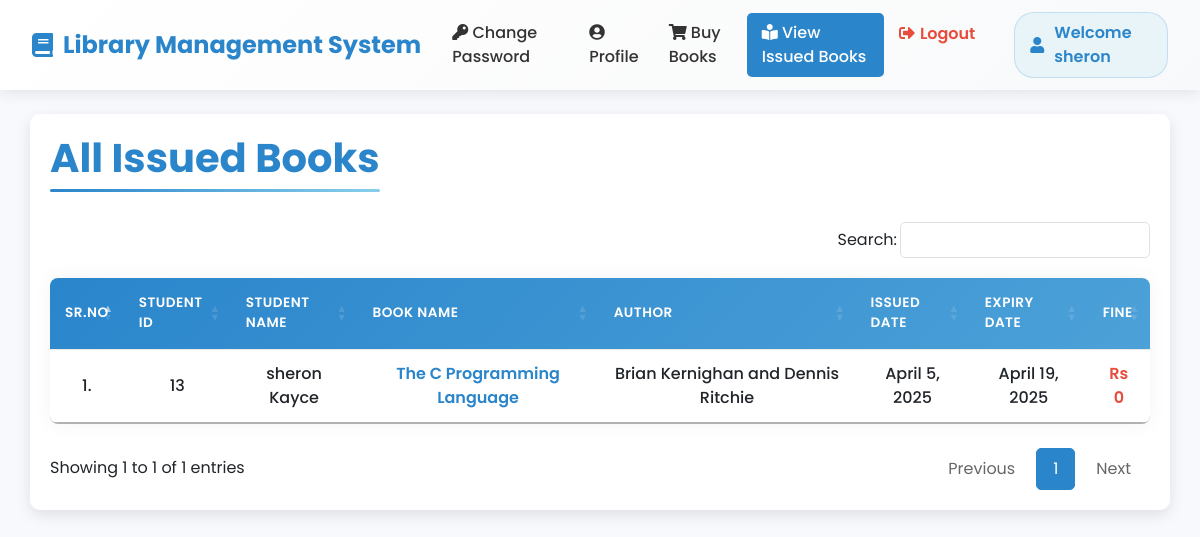
The page /student_issued_books/ (signed in) on the database its author committed.
### library/models.py (models this page shows, shortened)
class Book(models.Model):
    name = models.CharField(max_length=200)
    author = models.CharField(max_length=200)
    isbn = models.PositiveIntegerField()
    category = models.CharField(max_length=50)

class IssuedBook(models.Model):
    student_id = models.CharField(max_length=100, blank=True)
    isbn = models.CharField(max_length=13)
    issued_date = models.DateField(auto_now=True)
    expiry_date = models.DateField(default=expiry)

### library/views.py (the view)
# urls.py: path("student_issued_books/", views.student_issued_books, name="student_issued_books"),
@login_required(login_url = '/student_login')
def student_issued_books(request):
    student = Student.objects.filter(user_id=request.user.id)
    issuedBooks = IssuedBook.objects.filter(student_id=student[0].user_id)
    li1 = []
    li2 = []
    for i in issuedBooks:
        books = Book.objects.filter(isbn=i.isbn)
        for book in books:
            t=(request.user.id, request.user.get_full_name, book.name,book.author)
            li1.append(t)
        days=(date.today()-i.issued_date)
        d=days.days
        fine=0
        if d>15:
            day=d-14
            fine=day*5
        t=(issuedBooks[0].issued_date, issuedBooks[0].expiry_date, fine)
        li2.append(t)
    return render(request,'student_issued_books.html',{'li1':li1, 'li2':li2})

### library/templates/student_issued_books.html (shortened to what this page needs)
{% extends 'student_navbar.html' %}
{% load static %}
{% block body %}
<div class="container mt-4">
    <h1 class="text-center page-title"><u>All Issued Books</u></h1>
    <table class="table table-hover" id="example">
        <thead>
            <tr class="text-center">
                <th>Sr.No</th>
                <th>Student ID</th>
                <th>Student Name</th>
                <th>Book Name</th>
                <th>Author</th>
                <th>Issued Date</th>
                <th>Expiry Date</th>
                <th>Fine</th>
            </tr>
        </thead>
        <tbody>
            {% for i in li1 %}
            <tr class="text-center">
                <td>{{forloop.counter}}.</td>
                <td>{{i.0}}</td>
                <td>{{i.1}}</td>
                <td>{{i.2}}</td>
                <td>{{i.3}}</td>
                {% endfor %}
                {% for i in li2 %}
                <td>{{i.0}}</td>
                <td>{{i.1}}</td>
                <td>Rs {{i.2}}</td>
            </tr>
            {% endfor %}
        </tbody>
    </table>
    </div>
{% endblock %}

### library/templates/student_navbar.html (shortened to what this page needs)
<!doctype html>
<html lang="en">
  <head>
    <link href="https://cdn.jsdelivr.net/npm/bootstrap@5.1.0/dist/css/bootstrap.min.css" rel="stylesheet">
    <link rel="stylesheet" href="https://cdnjs.cloudflare.com/ajax/libs/font-awesome/5.15.4/css/all.min.css">
    <link rel="stylesheet" href="https://cdn.datatables.net/1.10.25/css/jquery.dataTables.min.css">
    <link rel="stylesheet" href="https://cdn.datatables.net/buttons/1.7.1/css/buttons.dataTables.min.css">
  </head>
  <body>
    <nav class="navbar navbar-expand-lg navbar-light sticky-top">
      <div class="container-fluid">
        <a class="navbar-brand" href="#">Library Management System</a>
        <div class="collapse navbar-collapse" id="navbarSupportedContent">
          <ul class="navbar-nav ms-auto mb-2 mb-lg-0">
            <li class="nav-item">
              <a class="nav-link" href="/change_password/">
                <i class="fas fa-key"></i> Change Password
              </a>
            </li>
            <li class="nav-item">
              <a class="nav-link" href="/profile/">
                <i class="fas fa-user-circle"></i> Profile
              </a>
            </li>
            <li class="nav-item">
              <a class="nav-link" href="/search/">
                <i class="fas fa-shopping-cart"></i> Buy Books
              </a>
            </li>
            <li class="nav-item">
              <a class="nav-link" href="/student_issued_books/">
                <i class="fas fa-book-reader"></i> View Issued Books
              </a>
            </li>
            <li class="nav-item">
              <a class="nav-link logout-link" href="/logout/">Logout</a>
            </li>
          </ul>
          <div class="ms-lg-4 welcome-badge">
            Welcome {{request.user}}
          </div>
        </div>
      </div>
    </nav>
    {% block body %}
    {% endblock %}
  </body>
</html>

### library/templates/student_navbar.html (style rules this page uses)
:root { --primary-color: #2a85cb; --secondary-color: #f8f9fa; --accent-color: #e74c3c; --text-color: #333; --highlight-color: #e8f4f8; }
body { font-family: 'Poppins', sans-serif; background-color: #f7f9fc; }
.navbar { box-shadow: 0 2px 15px rgba(0, 0, 0, 0.1); padding: 12px 20px; background: linear-gradient(135deg, #ffffff, var(--secondary-color)); }
.navbar-brand { font-weight: 700; color: var(--primary-color) !important; font-size: 1.5rem; display: flex; align-items: center; }
.navbar-brand::before { content: "\f02d"; font-family: "Font Awesome 5 Free"; margin-right: 10px; font-weight: 900; color: var(--primary-color); }
.nav-link { color: var(--text-color) !important; font-weight: 500; padding: 8px 15px !important; border-radius: 5px; transition: all 0.3s ease; position: relative; }
.nav-link.active { background-color: var(--primary-color); color: white !important; }
.nav-link::after { content: ''; position: absolute; width: 0; height: 2px; bottom: 0; left: 50%; background-color: var(--primary-color); transition: all 0.3s ease; }
.nav-link.active::after { display: none; }
.welcome-badge { background-color: var(--highlight-color); color: var(--primary-color); font-weight: 600; padding: 8px 15px; border-radius: 20px; border: 1px solid rgba(42, 133, 203, 0.2); display: flex; align-items: center; }
.welcome-badge::before { content: "\f007"; font-family: "Font Awesome 5 Free"; margin-right: 10px; font-weight: 900; }
.logout-link { color: var(--accent-color) !important; font-weight: 600; }
.logout-link::before { content: "\f2f5"; font-family: "Font Awesome 5 Free"; margin-right: 5px; font-weight: 900; }

### library/templates/student_issued_books.html (style rules this page uses)
.container { max-width: 95%; margin: 0 auto; padding: 20px; background-color: #ffffff; border-radius: 10px; box-shadow: 0 5px 15px rgba(0, 0, 0, 0.1); }
.page-title { color: #2a85cb; font-weight: 700; margin-bottom: 30px; position: relative; display: inline-block; padding-bottom: 10px; }
.page-title::after { content: ''; position: absolute; width: 100%; height: 3px; bottom: 0; left: 0; background: linear-gradient(to right, #2a85cb, #87ceeb); border-radius: 10px; }
.page-title u { text-decoration: none; }
#example { border-collapse: separate; border-spacing: 0; width: 100%; border-radius: 8px; overflow: hidden; box-shadow: 0 0 20px rgba(0, 0, 0, 0.05); }
#example thead { background: linear-gradient(135deg, #2a85cb, #4ca1d8); }
#example thead th { color: white; font-weight: 600; padding: 15px; text-transform: uppercase; font-size: 0.85rem; letter-spacing: 0.5px; border: none; vertical-align: middle; }
#example tbody tr { transition: all 0.3s ease; }
#example tbody td { padding: 12px 15px; vertical-align: middle; border-top: 1px solid #eaeaea; font-weight: 500; }
#example tbody td:last-child { font-weight: 600; color: #e74c3c; }
#example tbody td:nth-child(4) { font-weight: 600; color: #2a85cb; }

### rows shown on the page
Book: name "The C Programming Language", author "Brian Kernighan and Dennis Ritchie"
IssuedBook: issued_date "April 5, 2025", expiry_date "April 19, 2025"

### other values the page prints
{{ request.user }} "sheron"
{{ i.0 }} "13"
{{ i.1 }} "sheron Kayce"
{{ i.2 }} "0"
